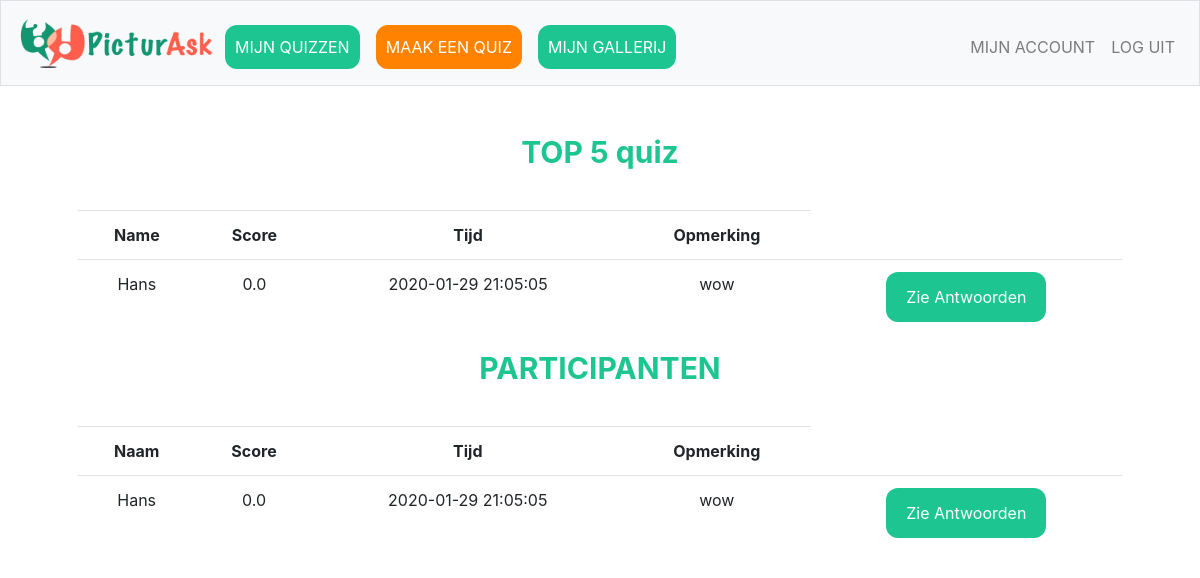
The app's page /results/138 (signed in) with its own data.
### tables this page shows
CREATE TABLE 'quizes' ('quiz_id' integer PRIMARY KEY AUTOINCREMENT NOT NULL,'user_id' integer NOT NULL, 'quiz_titel'  text NOT NULL  , 'date'  timestamp DEFAULT CURRENT_DATE  , 'gif' text, 'dankwoord' text);

CREATE TABLE 'participants' ('participant_id' integer PRIMARY KEY AUTOINCREMENT NOT NULL, 'quiz_id' integer NOT NULL, 'name' text NOT NULL,'score' real, 'time'  timestamp DEFAULT CURRENT_TIMESTAMP  , 'comment' text DEFAULT '');

### application.py (the view)
@app.route("/results/<quiz_id>", methods=["GET", "POST"])
@login_required
def results(quiz_id):
    quiz_naam = db.execute("SELECT quiz_titel FROM quizes WHERE quiz_id = :quiz_id", quiz_id=quiz_id)[0]["quiz_titel"]
    participanten_lijst = db.execute("SELECT * FROM participants WHERE quiz_id = :quiz_id", quiz_id=quiz_id)
    participanten_lijst.reverse()
    top_participanten = sorted(participanten_lijst, key=lambda x:x["score"])
    top_participanten.reverse()
    return render_template("results.html", participanten_lijst=participanten_lijst, quiz_naam=quiz_naam, top_participanten=top_participanten[:5])

### application.py (called while the page is built)
@app.after_request
def after_request(response):
    response.headers["Cache-Control"] = "no-cache, no-store, must-revalidate"
    response.headers["Expires"] = 0
    response.headers["Pragma"] = "no-cache"
    return response

### helpers.py (called while the page is built)
def login_required(f):
    @wraps(f)
    def decorated_function(*args, **kwargs):
        if session.get("user_id") is None:
            return redirect("/login")
        return f(*args, **kwargs)
    return decorated_function

### templates/results.html (shortened to what this page needs)
{% extends "layout.html" %}
{% block main %}
    <form action="/results/{{quiz_id}}" method="post">
        <div class="form-group">
            <table class="table table-hoverable">
                {% if top_participanten %}
                <h2>TOP 5 {{quiz_naam}}</h2>
                <tr>
                    <th>Name</th>
                    <th>Score</th>
                    <th>Tijd</th>
                    <th>Opmerking</th>
                </tr>
                {% for participant in top_participanten %}
                    <tr>
                        <td>{{participant["name"]}}</td>
                        <td>{{participant["score"]}}</td>
                        <td>{{participant["time"]}}</td>
                        {% if participant["comment"] == "" %}
                            <td><i><font color=#D1D1D1>Geen Opmerking</font></i></td>
                        {% else%}
                            <td>{{participant["comment"]}}</td>
                        {% endif %}
                        <td> <button type="button" class="btn login" style=width:160px; onclick="window.location.href='/antwoord/{{participant['participant_id']}}'">Zie Antwoorden</button></td>
                    </tr>
                {% endfor %}
            </table>
            <table class="table table-hoverable">
                <h2>PARTICIPANTEN {{quiz_name}}</h2>
                <tr>
                    <th>Naam</th>
                    <th>Score</th>
                    <th>Tijd</th>
                    <th>Opmerking</th>
                </tr>
                {% for participant in participanten_lijst %}
                    <tr>
                        <td>{{participant["name"]}}</td>
                        <td>{{participant["score"]}}</td>
                        <td>{{participant["time"]}}</td>
                        {% if participant["comment"] == "" %}
                            <td><i><font color=#D1D1D1>Geen Opmerking</font></i></td>
                        {% else%}
                            <td>{{participant["comment"]}}</td>
                        {% endif %}
                        <td> <button type="button" class="btn login" style=width:160px; onclick="window.location.href='/antwoord/{{participant['participant_id']}}'">Zie Antwoorden</button></td>
                    </tr>
                {% endfor %}
            </table>
        </div>
    </form>
    {% else %}
      <br><br><br><br><h2>Deze quiz heeft nog geen participanten</h2><br>
    {% endif %}
{% endblock %}

### static/styles.css (style rules this page uses)
body { background-color: white; background-repeat: no-repeat; background-size: cover; }
table { margin-top: 40px; }
button { -webkit-transition-duration: 0.4s; transition-duration: 0.4s; width:50%; height: 50px; background-color: #1DC690; color: #3D550C; border-radius: 12px; }
h2 { font-size: 30px; font-weight: bold; color: #1DC690; }
.login { -webkit-transition-duration: 0.4s; transition-duration: 0.4s; width:30%; height: 50px; background-color: #1DC690; outline: none; color: white; border-radius: 12px; }

### records on screen
quizes: quiz_titel "quiz"
participants: name "Hans", score "0.0", time "2020-01-29 21:05:05", comment "wow"
